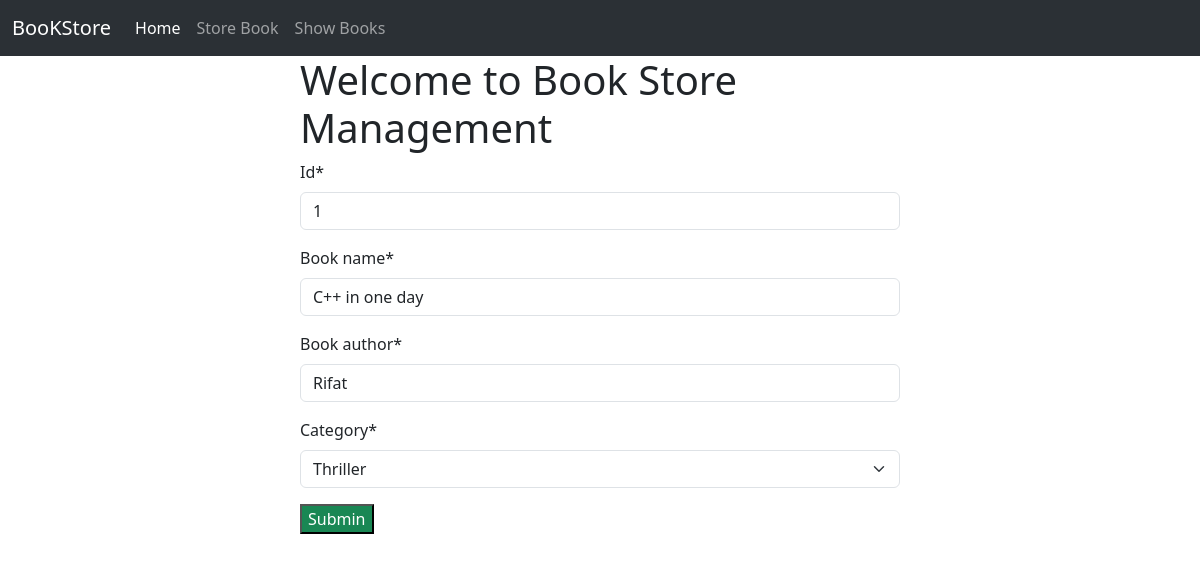
Screenshot of /update_book/1 with the database file from the repository.
### book/models.py (models this page shows, shortened)
class BookStoreModel(models.Model):
    CATEGORY = (
        ('Mystery','Mystery'),
        ('Thriller','Thriller'),
        ('Sci-Fi','Sci-Fi'),
        ('Humor','Humor'),
        ('Horror','Horror'),
    )
    id = models.IntegerField(primary_key=True)
    book_name = models.CharField(max_length=30)
    book_author = models.CharField(max_length=20)
    category = models.CharField(max_length=30, choices=CATEGORY)
    first_published = models.DateTimeField(auto_now_add=True) # django ekdom first data
    last_published = models.DateTimeField(auto_now=True) # erpor joto update korbo sei date dethabe

### book/views.py (the view)
# urls.py: path('update_book/<int:pk>', views.BookUpdateView.as_view(), name = "edit_book"),
class BookUpdateView(UpdateView):
    model = BookStoreModel
    template_name = 'store_book.html'
    form_class = BookStoreForm
    success_url = reverse_lazy('show_books')

### book/forms.py
class BookStoreForm(forms.ModelForm):
    class Meta:
        model = BookStoreModel
        exclude = ['first_published','last_published']

### book/templates/store_book.html (shortened to what this page needs)
{% extends "base.html" %}
{% load crispy_forms_tags %}
{% block content %}
<div style="width : 50% ; margin : auto">
    <form method="post" >
        <h1> Welcome to Book Store Management</h1>
        {{form|crispy}}
        <input type="submit" value="Submin" class = "bg-success text-white">
    </form>
</div>
{% endblock content %}

### rows the page displays
BookStoreModel: id "1", book_name "C++ in one day", book_author "Rifat", category "Thriller"
